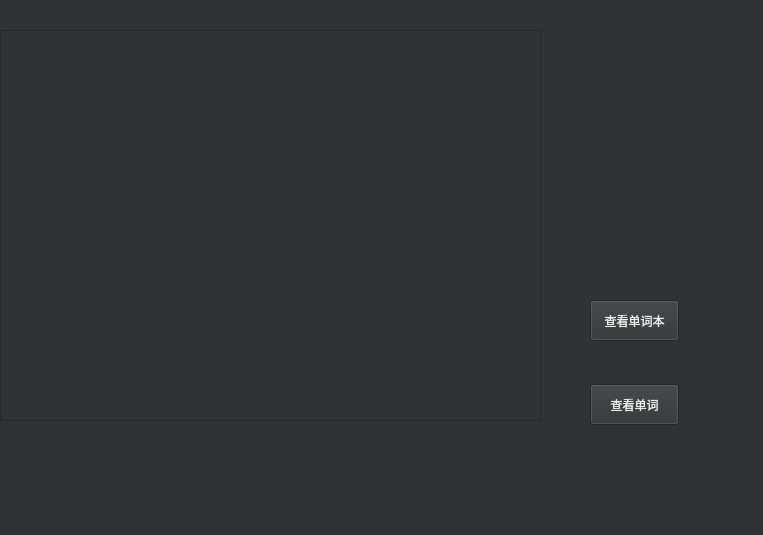
<?xml version="1.0" encoding="UTF-8"?>
<ui version="4.0">
 <class>Form7</class>
 <widget class="QWidget" name="Form7">
  <property name="geometry">
   <rect>
    <x>0</x>
    <y>0</y>
    <width>763</width>
    <height>535</height>
   </rect>
  </property>
  <property name="windowTitle">
   <string>Form</string>
  </property>
  <property name="styleSheet">
   <string notr="true">background-color: rgb(46, 52, 54);</string>
  </property>
  <widget class="QPushButton" name="pushButton">
   <property name="geometry">
    <rect>
     <x>590</x>
     <y>384</y>
     <width>89</width>
     <height>41</height>
    </rect>
   </property>
   <property name="styleSheet">
    <string notr="true">color: rgb(238, 238, 236);</string>
   </property>
   <property name="text">
    <string>查看单词</string>
   </property>
  </widget>
  <widget class="QTableWidget" name="tabel">
   <property name="geometry">
    <rect>
     <x>0</x>
     <y>30</y>
     <width>541</width>
     <height>391</height>
    </rect>
   </property>
   <property name="minimumSize">
    <size>
     <width>541</width>
     <height>391</height>
    </size>
   </property>
   <property name="styleSheet">
    <string notr="true">color: rgb(238, 238, 236);</string>
   </property>
  </widget>
  <widget class="QPushButton" name="pushButton_2">
   <property name="geometry">
    <rect>
     <x>590</x>
     <y>300</y>
     <width>89</width>
     <height>41</height>
    </rect>
   </property>
   <property name="styleSheet">
    <string notr="true">color: rgb(238, 238, 236);</string>
   </property>
   <property name="text">
    <string>查看单词本</string>
   </property>
  </widget>
 </widget>
 <resources/>
 <connections/>
</ui>
